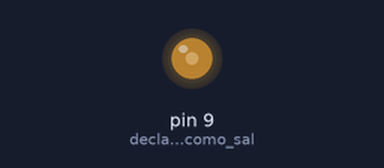
Bench run of a sketch on a simulated Arduino Uno, built with avr-gcc and run on an emulated ATmega328P. On the bench: output pins drawn as LEDs (lit = HIGH).

Above: at 0.1 s.
Timing chart, 0 to 1.6 s (numbered marks = the images above):
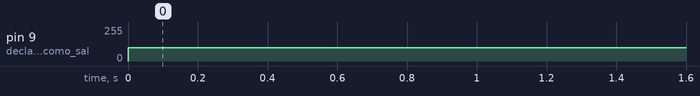

The sketch:

pwmOutput.ino
```cpp
void setup() {

  pinMode(9, OUTPUT);  //declaro el pin 9 como salida

}

void loop() {

  analogWrite(9,100); //enciendo el pin 9 con un valor de potencia determinada

}
```

Measured:
- by itself, pin 9 (declaro_el_pin_9_como_sal): 0/255 → 100/255 at 0.00 s
